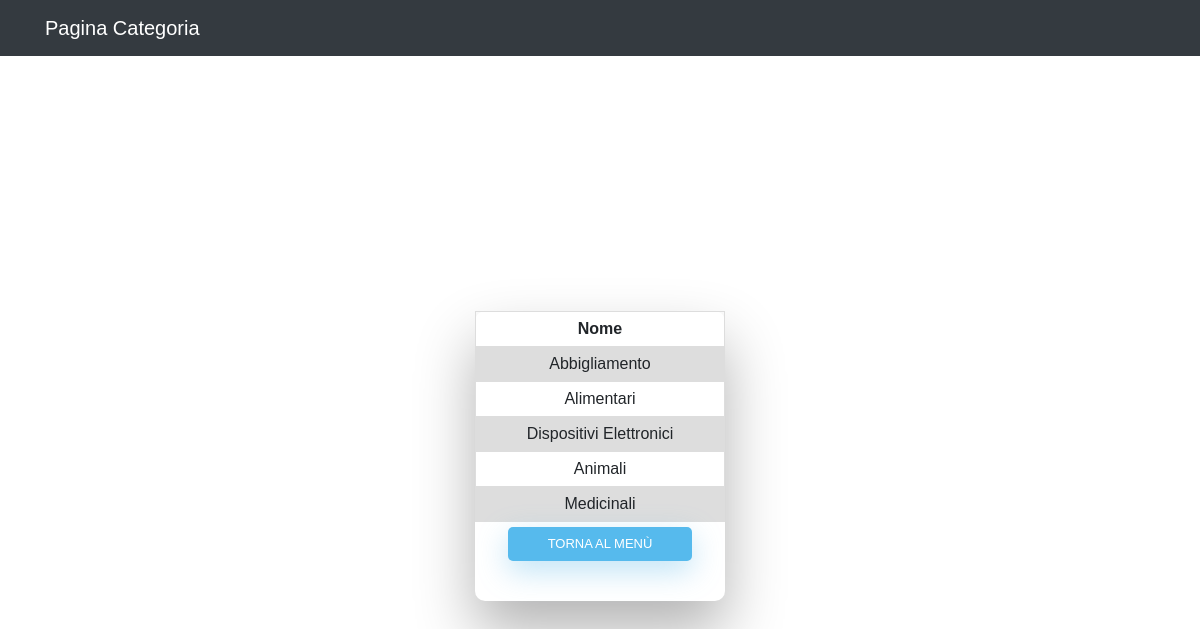
/Entita/Categoria.php, run on the app's committed database.
### tables this page shows
CREATE TABLE Categoria(
	Codice int(11) NOT NULL AUTO_INCREMENT,
	Nome varchar(30) NOT NULL,
	PRIMARY KEY (Codice)
);

### Entita/Categoria.php (the view, shortened to what this page needs)
<html>
	<head>
	</head>
	<body>
		<link href="//maxcdn.bootstrapcdn.com/bootstrap/4.0.0/css/bootstrap.min.css" rel="stylesheet" id="bootstrap-css">
		<link rel="stylesheet" type="text/css" href="style.css">
		<nav class="navbar navbar-expand-lg navbar-dark bg-dark static-top">
			<div class="container">
                <a class="navbar-brand" href="index.php">Pagina Categoria</a>
			</div>
		</nav>
		<div class="wrapper fadeInDown">
			<div id="formContent4">
                <?php
                    $connect = mysqli_connect("localhost", "root", "", "esame2013");
					$query = "SELECT * from Categoria;";
					$result = mysqli_query($connect, $query);
					echo "<table>";
					echo "<tr>
							  <th align='center'>Nome          </th>
						  </tr>";
					while($search = mysqli_fetch_array($result))
					{
						print "<tr>" . "<td>$search[Nome]</td></tr>";
					}
					echo "</table>";
                ?>
                <center>
                    <button type="button" onclick="window.location.href='../index.php'">Torna al Menù</button>
                </center>
			</div>
		</div>
	</body>
</html>

### Entita/style.css (style rules this page uses)
html { background-color: #56baed; }
body { font-family: "Poppins", sans-serif; height: 100vh; }
a { color: #92badd; display:inline-block; text-decoration: none; font-weight: 400; }
.wrapper { display: flex; align-items: center; flex-direction: column; justify-content: center; width: 100%; min-height: 100%; padding: 20px; }
#formContent4 { -webkit-border-radius: 10px 10px 10px 10px; border-radius: 10px 10px 10px 10px; background: #fff; padding: 30px; width: 90%; max-width: 250px; position: relative; padding: 0px; -webkit-box-shadow: 0 30px 60px 0 rgba(0,0,0,0.3); box-shadow: 0 30px 60px 0 rgba(0,0,0,0.3); text-align: center; }
button[type=button] { background-color: #56baed; border: none; color: white; padding: 7.5px 40px; text-align: center; text-decoration: none; display: inline-block; text-transform: uppercase; font-size: 13px; -webkit-box-shadow: 0 10px 30px 0 rgba(95,186,233,0.4); box-shadow: 0 10px 30px 0 rgba(95,186,233,0.4); -webkit-border-radius: 5px 5px 5px 5px; border-radius: 5px 5px 5px 5px; margin: 5px 20px 40px 20px; -webkit-transition: all 0.3s ease-in-out; -moz-transition: all 0.3s ease-in-out; -ms-transition: all 0.3s ease-in-out; -o-transition: all 0.3s ease-in-out; transition: all 0.3s ease-in-out; }
.fadeInDown { -webkit-animation-name: fadeInDown; animation-name: fadeInDown; -webkit-animation-duration: 1s; animation-duration: 1s; -webkit-animation-fill-mode: both; animation-fill-mode: both; }
table { text-align: center; font-family: arial, sans-serif; border-collapse: collapse; width: 100%; }
td, th, tr { text-align: center; border: 1px solid #dddddd; padding: 8px; }
tr:nth-child(even) { text-align: center; background-color: #dddddd; }

### data on the page
categoria: Nome "Abbigliamento"
categoria: Nome "Alimentari"
categoria: Nome "Dispositivi Elettronici"
categoria: Nome "Animali"
categoria: Nome "Medicinali"
